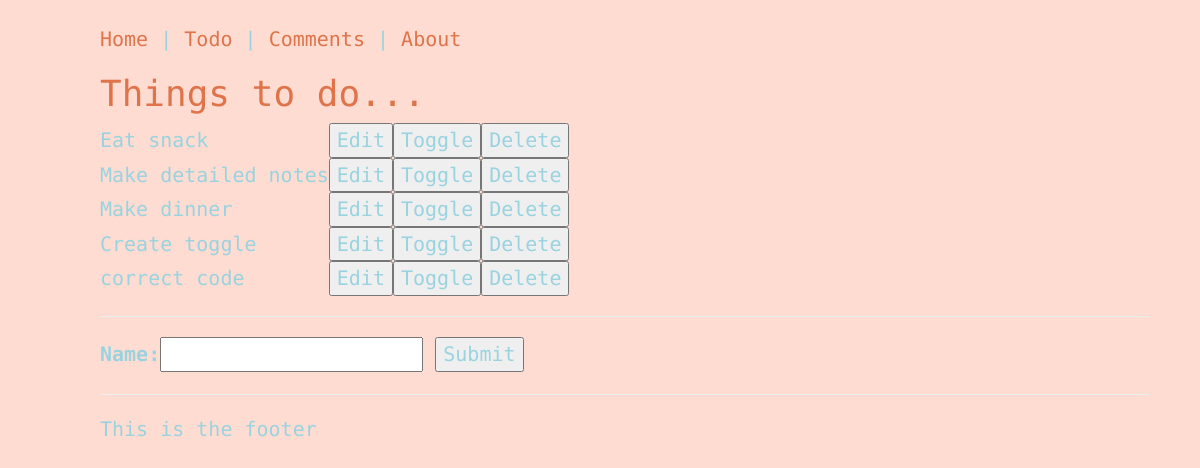
Page /todo/ on the earlier database version.
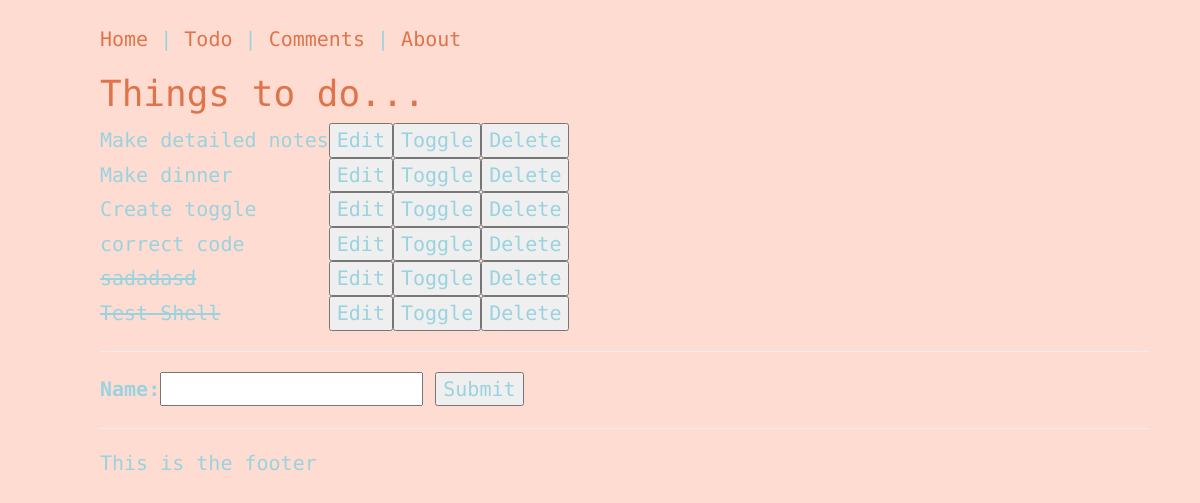
Same page on the later database version.
### todo/models.py (models this page shows, shortened)
class TodoItem(models.Model):
    name = models.CharField(max_length=30, blank=False)
    done = models.BooleanField(blank=False, default=False)

### todo/views.py (the view)
def get_index(request):
    if request.method == "POST":
        print("It's the POST")
        form = TodoItemForm(request.POST)
        if form.is_valid():
            form.save()
    else:
        print("It's the GET")
    form = TodoItemForm()
    items = TodoItem.objects.all()
    return render(request, "todo/index.html", {'items': items, 'form': form})

### todo/forms.py
class TodoItemForm(forms.ModelForm):
    class Meta:
        model = TodoItem
        fields = ('name',)

### todo/templates/todo/index.html (shortened to what this page needs)
{% extends 'home/base.html' %}
{% block content %}
    <h1>Things to do...</h1>
    <table>
        {% for item in items %}
        <tr>
            {% if item.done %}
            <td><strike>{{ item.name }}</strike></td>
            {% else %}
            <td>{{ item.name }}</td>
            {% endif %}
            <td>
                <form action="{% url 'todo_edit' item.id %}"><input type="submit" value="Edit"></form>
            </td>
            <td>
                <form method="POST" action="{% url 'todo_toggle' item.id %}">{% csrf_token %}<input type="submit" value="Toggle"></form>
            </td>
            <td>
                <form method="POST" action="{% url 'make_todo_go_bye_bye' item.id %}">{% csrf_token %}<input type="submit" value="Delete"></form>
            </td>
        </tr>
        {% empty %}
        <p>You have nothing to do.</p>
        {% endfor %}
    </table>
    <hr>
    <form method="POST">
        {{ form }}
        <input type="submit" value="Submit"/>
    </form>
{% endblock content %}

Differences in the rows shown:
removed TodoItem: name "Eat snack"
added TodoItem: name "sadadasd"
added TodoItem: name "Test Shell"
